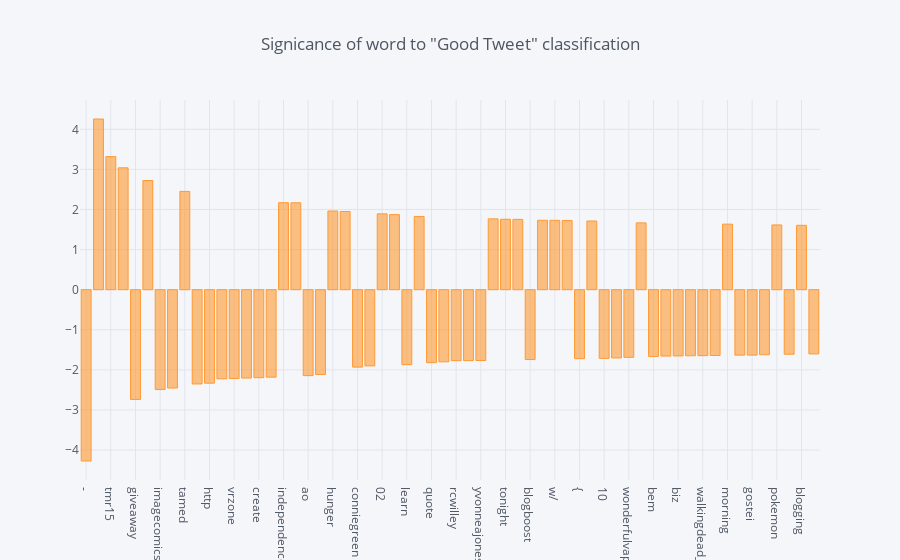

Here is the notebook cell this chart was saved with:
### Code cell
feature_weights.set_index('word').weight.head(60).iplot(kind = 'bar', title = 'Signicance of word to "Good Tweet" classification', hline=(0,0))

### Figure 1 — Plotly figure (JSON) as saved in the notebook; plotly's stock layout.template omitted (floating-point values rounded to 4 significant figures)
{"data": [{"marker": {"color": "rgba(255, 153, 51, 0.6)", "line": {"color": "rgba(255, 153, 51, 1.0)", "width": 1}}, "name": "weight", "orientation": "v", "text": "", "type": "bar", "x": ["-", "justinbieber", "tmr15", "getglue", "giveaway", "jasyla_", "imagecomics", "high_times_mag", "tamed", "familyfocusblog", "http", "menshealthmag", "vrzone", "arielrebel", "create", "high", "independence", "gypsylullaby7", "ao", "em", "hunger", "bossypally", "conniegreen", "colors", "02", "teaser", "learn", "muhreeuh24", "quote", "http…", "rcwilley", "via", "yvonneajones", "cute", "tonight", "aww", "blogboost", "bed", "w/", "oh", "{", "^__^", "10", "jeff", "wonderfulvap", "thanks", "bem", "customers", "biz", "â€œ", "walkingdead_amc", "$", "morning", "vãdeo", "gostei", "income", "pokemon", "win", "blogging", "um"], "y": [-4.272, 4.257, 3.32, 3.039, -2.737, 2.722, -2.49, -2.452, 2.451, -2.351, -2.331, -2.224, -2.217, -2.204, -2.195, -2.181, 2.169, 2.167, -2.143, -2.114, 1.962, 1.95, -1.931, -1.901, 1.891, 1.872, -1.869, 1.827, -1.82, -1.799, -1.77, -1.769, -1.767, 1.766, 1.757, 1.753, -1.742, 1.731, 1.73, 1.727, -1.72, 1.713, -1.713, -1.702, -1.688, 1.666, -1.664, -1.655, -1.652, -1.648, -1.645, -1.641, 1.635, -1.633, -1.632, -1.623, 1.614, -1.609, 1.606, -1.602]}], "layout": {"autosize": true, "legend": {"bgcolor": "#F5F6F9", "font": {"color": "#4D5663"}}, "paper_bgcolor": "#F5F6F9", "plot_bgcolor": "#F5F6F9", "shapes": [{"line": {"color": "#db4052", "dash": "solid", "width": 1}, "type": "line", "x0": 0, "x1": 1, "xref": "paper", "y0": [0, 0], "y1": [0, 0], "yref": "y"}], "title": {"font": {"color": "#4D5663"}, "text": "Signicance of word to \"Good Tweet\" classification"}, "xaxis": {"autorange": true, "gridcolor": "#E1E5ED", "range": [-0.5, 59.5], "showgrid": true, "tickfont": {"color": "#4D5663"}, "title": {"font": {"color": "#4D5663"}, "text": ""}, "type": "category", "zerolinecolor": "#E1E5ED"}, "yaxis": {"autorange": true, "gridcolor": "#E1E5ED", "range": [-4.746, 4.731], "showgrid": true, "tickfont": {"color": "#4D5663"}, "title": {"font": {"color": "#4D5663"}, "text": ""}, "type": "linear", "zerolinecolor": "#E1E5ED"}}}
